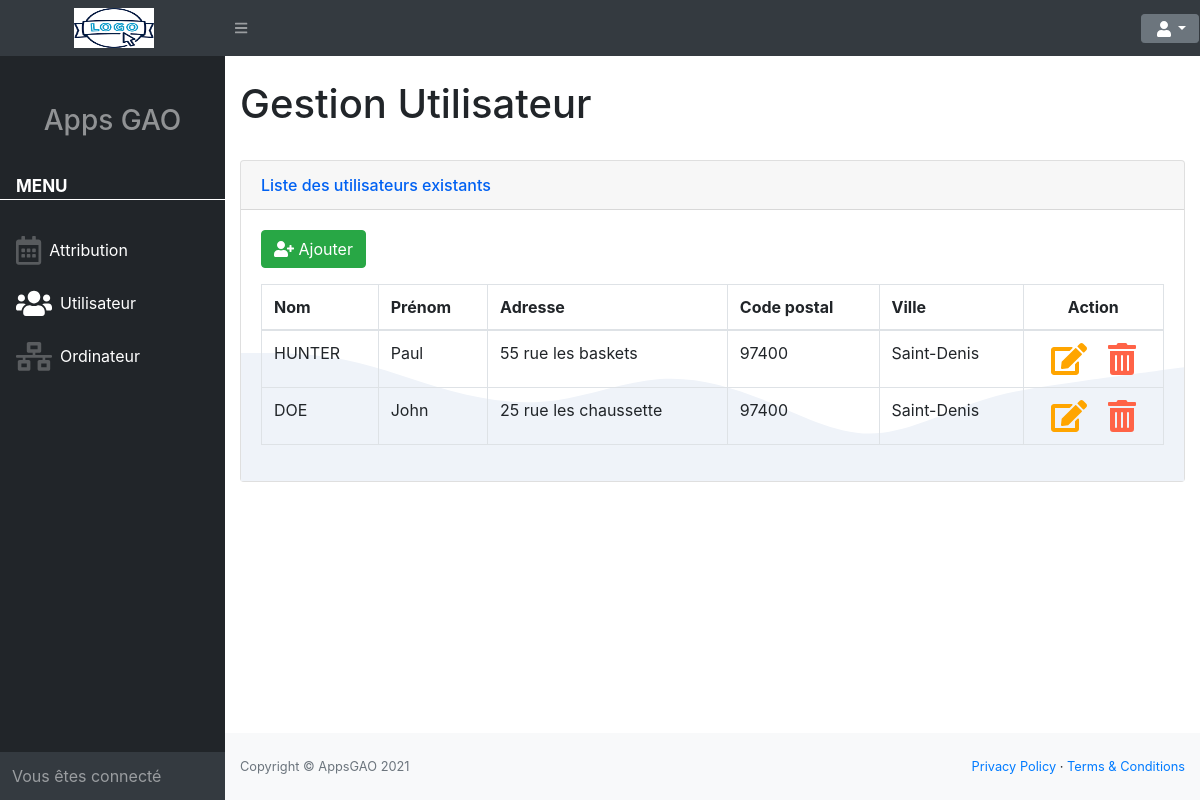
Page /index.php?act=utl (signed in) on the committed database.
### tables this page shows
CREATE TABLE utilisateur(
   numUtil INT(11) NOT NULL,
   nomUtil VARCHAR(100) NOT NULL,
   prenomUtil VARCHAR(100) NOT NULL,
   adresse VARCHAR(255) NOT NULL,
   codeP VARCHAR(25) NOT NULL,
   ville VARCHAR(100) NOT NULL,
   date_crea DATETIME NOT NULL,
   email VARCHAR(100) NOT NULL,
   passW VARCHAR(255) NOT NULL,
   supprimer TINYINT(1) NOT NULL DEFAULT 0,
   versionUtil TINYINT(1) NOT NULL DEFAULT 0
);

### views/vUtilisateur.php (called while the page is built)
<?php
    include 'structureHTML/hautHTML.php';
    include 'structureHTML/navbarHTML.php';
    include 'structureHTML/sideNavHTML.php';
    include 'vueUtilisateur/bodyUser.php';
    include 'structureHTML/footerHTML.php';
    include 'structureHTML/basHTML.php';

### index.php (called while the page is built, shortened)
<?php
    $view = "";
    $pAction = isset($_GET['act'])? $_GET['act'] : null;
    if(!isset($_GET['act'])){
        header("location:./index.php?act=acc");
    }else{
        switch ($pAction){
            case "utl" :
                include './controlers/cUtilisateur.php';
            break;
        }
    }
    include './views/'.$view.'.php';
?>

### models/managerCrudUser.php (called while the page is built, shortened)
<?php
    function getAllUser(){
        global $pdo;
        $sql = ' SELECT *
                    FROM utilisateur
                    WHERE supprimer = 0
                    ORDER BY date_crea DESC';
        $requetes = $pdo->prepare($sql);
        $requetes->execute();
        $data =  $requetes->fetchAll(PDO::FETCH_ASSOC);
        return $data;
    }

### controlers/cUtilisateur.php (called while the page is built, shortened)
<?php
    include 'models/managerCrudUser.php';
    if(!empty($pAction) && $pAction == "utl"){
        $tabUser = getAllUser();
    }

### views/vueUtilisateur/bodyUser.php (the view, shortened to what this page needs)
<div id="layoutSidenav_content">
    <main>
        <div class="container-fluid">
            <h1 class="mt-4">Gestion Utilisateur</h1>
            <br>
            <div class="card card-waves ">
                <div class="card-header">
                    Liste des utilisateurs existants
                </div>
            <div class="card-body">
                <p class="font-weight-bold">
                    <a href="index.php?act=crU&req=create" type="button" class="btn btn-success"><i class="fas fa-user-plus" ></i> Ajouter</a>
                </p>
                <div class="table-responsive">
                    <table class="table table-bordered" id="dataTable" width="100%" cellspacing="0">
                        <thead>
                            <tr>
                                <th>Nom</th>
                                <th>Prénom</th>
                                <th>Adresse</th>
                                <th>Code postal</th>
                                <th>Ville</th>
                                <th class="text-center">Action</th>
                            </tr>
                        </thead>
                        <tbody>
                        <?php
                            foreach($tabUser as $values){
                                echo'<tr>
                                        <td>'.$values['nomUtil'].'</td>
                                        <td>'.$values['prenomUtil'].'</td>
                                        <td>'.$values['adresse'].'</td>
                                        <td>'.$values['codeP'].'</td>
                                        <td>'.$values['ville'].'</td>
                                        <td class="text-center">
                                            <a href="index.php?act=crU&req=update&num='.$values['numUtil'].' " class="pr-2"><i class="fas fa-edit fa-2x" style="color:orange"></i></a>
                                            <a data-delete-url="index.php?act=utl&req=delete&num='.$values['numUtil'].' " class="pl-2" type="button" data-toggle="modal" data-target="#modalSuppr" ><i class="fas fa-trash-alt fa-2x" style="color:Tomato"></i></a>
                                        </td>
                                    </tr>';
                            }
                        ?>
                        </tbody>
                    </table>
                </div>
            </div>
        </div>
    </main>

### customer/css/style.css (style rules this page uses)
.card:not([class*=bg-]) .card-header { color: #0061f2; }
.card .card-header { font-weight: 500; }
.card-header:first-child { border-radius: 0.35rem 0.35rem 0 0; }
.card-waves .card-body { background-image: url(../../assets/media/bg-waves.svg); }
.card-waves .card-body, .card-angles .card-body { background-size: 100% auto; background-repeat: no-repeat; background-position: center bottom; }

### rows in the picture
utilisateur: nomUtil "HUNTER", prenomUtil "Paul", adresse "55 rue les baskets", codeP "97400", ville "Saint-Denis"
utilisateur: nomUtil "DOE", prenomUtil "John", adresse "25 rue les chaussette", codeP "97400", ville "Saint-Denis"
